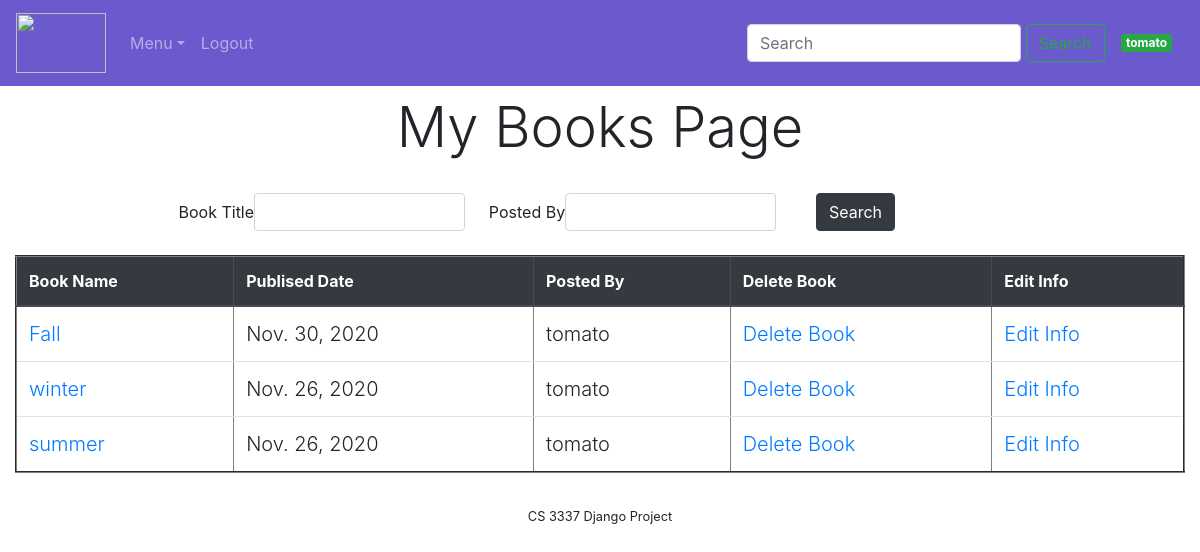
Page /mybooks (signed in) on the committed database.
### bookMng/models.py (models this page shows, shortened)
class Book(models.Model):
    name = models.CharField(max_length=200)
    web = models.URLField(max_length=200)
    price = models.DecimalField(decimal_places=2, max_digits=6)
    publishdate = models.DateField(auto_now=True)
    picture = models.FileField(upload_to='bookEx/static/uploads')
    pic_path = models.CharField(max_length=300, editable=False, blank=True)
    username = models.ForeignKey(User, blank=True, null=True, on_delete=models.CASCADE)

### bookMng/views.py (the view)
# urls.py: path('mybooks', views.mybooks, name='mybooks'),
@login_required(login_url=reverse_lazy('login'))
def mybooks(request):
    books = Book.objects.filter(username=request.user)
    myFilter = BookFilter(request.GET, queryset=books)
    books = myFilter.qs
    return render(request,
                  'bookMng/mybooks.html',
                  {
                      'item_list': MainMenu.objects.all(),
                      'books': books,
                      'myFilter': myFilter
                  }
                  )

### bookEx/templates/bookMng/mybooks.html (shortened to what this page needs)
{% extends "base.html" %}
{% load static %}
{% block content %}
<div class="container-fluid">
    <div class="container " align="center">
        <div>
            <h1 align="center" class="display-4 mx-auto my-auto px-3 py-2"> My Books Page </h1>
        </div>
    </div>
    {% include 'bookMng/filterbooks.html' %}
     <table class="table table-hover mx-auto my-4" id="my-books-table" align="center" border="2" width="800">
            <thead class="thead-dark">
            <tr>
                <th scope="col"> Book Name</th>
                <th scope="col"> Publised Date</th>
                <th scope="col">Posted By</th>
                <th scope="col">Delete Book</th>
                <th scope="col">Edit Info</th>
            </tr>
            </thead>
            {% for book in books %}
                <tr>
                    <td class="lead">
                        <a href="book_detail/{{ book.id }}" align="">
                            {{ book.name }}
                        </a>
                    </td>
                    <td class="lead">{{ book.publishdate }}</td>
                    <td class="lead">
                        {{ book.username }}
                    </td>
                    <td class="lead">
                        <a href="book_delete/{{ book.id }}">Delete Book</a>
                    </td>
                    <td class="lead">
                        <a href="edit_info/{{ book.id }}">Edit Info</a>
                    </td>
                </tr>
            {% endfor %}
     </table>
</div>
{% endblock content %}

### bookEx/templates/base.html (shortened to what this page needs)
{% load static %}
<!DOCTYPE html>
<html lang="en">
<head>
    <link rel="stylesheet" href="https://cdn.jsdelivr.net/npm/bootstrap@4.5.3/dist/css/bootstrap.min.css"
>
    <link href="{% static 'main.css' %}" rel="stylesheet" type="text/css">
</head>
<body>
<header>
    <nav class="navbar navbar-expand-md navbar-dark sticky-top align-baseline" style="background-color: #6A5ACD;">
        <a class="navbar-brand" href="{% url 'index' %}"><img src="{% static 'logo.jpg' %}" width="90"
                                                              height="60" alt=""></a>
        <div class="collapse navbar-collapse justify-content-between" id="navbarCollapse">
            <ul class="navbar-nav mr-auto">
                <li class="nav-item dropdown">
                    <a class="nav-link dropdown-toggle" href="#" id="dropdown01" data-toggle="dropdown"
                       aria-haspopup="true" aria-expanded="false">Menu</a>
                </li>
                <li class="nav-item">
                    {% if user.is_authenticated %}
                        <a class="nav-link" href="{% url 'logout' %}?next=/">Logout</a>
                    {% else %}
                        <a class="nav-link" href="{% url 'login' %}?next=/">Login</a>
                    {% endif %}
                </li>
            </ul>
            <form class="form-inline ml-auto">
                <div class="md-form my-0">
                    <input class="form-control" type="text" placeholder="Search" aria-label="Search"
                </div>
                <button href="#!" class="btn btn-outline-success my-2 my-sm-0" type="submit">Search</button>
            </form>
            {% if user.is_authenticated %}
                <span class="badge badge-success"
                      style="margin-left: 1em; margin-right: 1em;">{{ user.username }}</span>
            {% else %}
                <span class="badge badge-secondary" style="margin-left: 1em; margin-right: 1em;">Not Logged In </span>
            {% endif %}
        </div>
    </nav>
</header>
<div id="">
    <section id="">
        {% block content %}{% endblock content %}
    </section>
    <footer id="footer">
        CS 3337 Django Project
    </footer>
</div>
</body>
</html>

### bookEx/static/main.css (style rules this page uses)
#footer { text-align: center; font-size: 0.8em; margin-top: 5px; padding-top: 10px; clear: both; }

### rows in the picture
Book: name "Fall", publishdate "Nov. 30, 2020", username "tomato"
Book: name "winter", publishdate "Nov. 26, 2020", username "tomato"
Book: name "summer", publishdate "Nov. 26, 2020", username "tomato"

### other values in the picture
{{ user.username }} "tomato"
